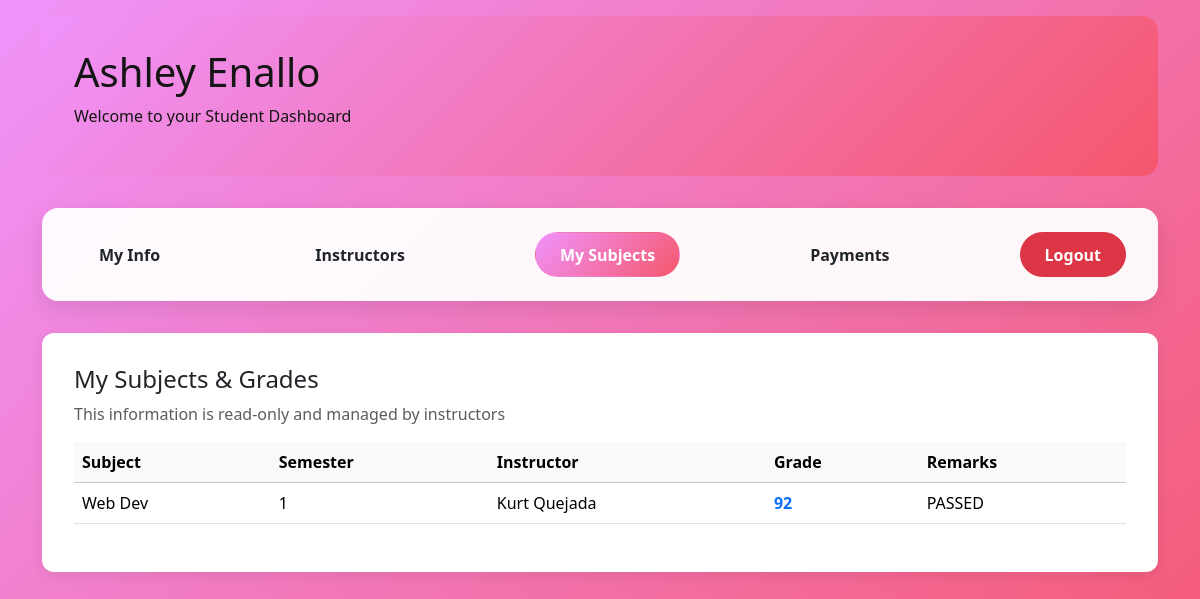
The page /student/subjects/ (signed in) on the database its author committed.
### onlineenrollment/models.py (models this page shows, shortened)
class Student(models.Model):
  user       = models.OneToOneField(User, on_delete=models.CASCADE)
  student_id = models.CharField(max_length=20, unique=True)
  age        = models.PositiveSmallIntegerField()
  gender     = models.CharField(max_length=10)
  address    = models.TextField()

class Grades(models.Model):
  student   = models.ForeignKey(Student, on_delete=models.CASCADE, related_name='grades')
  subjects  = models.CharField(max_length=100)   # mirror of Courses.subjects
  sem_no    = models.IntegerField()
  professor = models.CharField(max_length=100)   # same string as Courses.professor
  grades    = models.IntegerField()
  remarks   = models.CharField(max_length=10)

### onlineenrollment/views.py (the view)
# urls.py: path('student/subjects/', views.student_subjects, name='student_subjects'),
@login_required
def student_subjects(request):
    student = get_object_or_404(Student, user=request.user)
    grades = Grades.objects.filter(student=student)
    context = {'student': student, 'grades': grades}
    return render(request, 'core/subjects.html', context)

### onlineenrollment/templates/core/subjects.html (shortened to what this page needs)
{% extends 'base.html' %}
{% block content %}
<div class="content-card">
    <h4>My Subjects & Grades</h4>
    <p class="text-muted">This information is read-only and managed by instructors</p>
    <table class="table table-hover">
        <thead class="table-light">
            <tr>
                <th>Subject</th>
                <th>Semester</th>
                <th>Instructor</th>
                <th>Grade</th>
                <th>Remarks</th>
            </tr>
        </thead>
        <tbody>
            {% for grade in grades %}
            <tr>
                <td>{{ grade.subjects }}</td>
                <td>{{ grade.sem_no }}</td>
                <td>{{ grade.professor }}</td>
                <td><strong class="text-primary">{{ grade.grades }}</strong></td>
                <td>{{ grade.remarks }}</td>
            </tr>
            {% empty %}
            <tr><td colspan="5" class="text-center">No grades available yet. Enroll in courses first.</td></tr>
            {% endfor %}
        </tbody>
    </table>
</div>
{% endblock %}

### onlineenrollment/templates/base.html (shortened to what this page needs)
<!DOCTYPE html>
<html lang="en">
<head>
    <link href="https://cdn.jsdelivr.net/npm/bootstrap@5.3.2/dist/css/bootstrap.min.css" rel="stylesheet">
</head>
<body>
    <div class="container">
        <div class="dashboard-header">
            <h1>{{ student.user.first_name }} {{ student.user.last_name }}</h1>
            <p>Welcome to your Student Dashboard</p>
        </div>
        <div class="navbar text-center">
            <a href="{% url 'student_dashboard' %}" class="btn nav-btn {% if request.resolver_match.url_name == 'student_dashboard' %}active-nav{% endif %}">My Info</a>
            <a href="{% url 'instructor_list' %}" class="btn nav-btn {% if request.resolver_match.url_name == 'instructor_list' %}active-nav{% endif %}">Instructors</a>
            <a href="{% url 'student_subjects' %}" class="btn nav-btn {% if request.resolver_match.url_name == 'student_subjects' %}active-nav{% endif %}">My Subjects</a>
            <a href="{% url 'student_payment' %}" class="btn nav-btn {% if request.resolver_match.url_name == 'student_payment' %}active-nav{% endif %}">Payments</a>
            <form method="post" action="{% url 'logout' %}" style="display: inline;">
                <button type="submit" class="btn btn-danger nav-btn">Logout</button>
            </form>
        </div>
        {% block content %}{% endblock %}
    </div>
</body>
</html>

### onlineenrollment/templates/base.html (style rules this page uses)
body { background: linear-gradient(135deg, #f093fb 0%, #f5576c 100%); font-family: "Segoe UI", sans-serif; min-height: 100vh; padding: 1rem; }
.navbar { background: rgba(255, 255, 255, 0.95); border-radius: 16px; margin-bottom: 2rem; padding: 1.5rem; box-shadow: 0 8px 25px rgba(0, 0, 0, 0.1); }
.nav-btn { margin: 0 0.5rem; border-radius: 50px; font-weight: 600; padding: 0.6rem 1.5rem; }
.active-nav { background: linear-gradient(135deg, #f093fb 0%, #f5576c 100%) !important; color: white !important; border-color: transparent !important; }
.content-card { background: #fff; border-radius: 12px; box-shadow: 0 4px 15px rgba(0, 0, 0, 0.08); padding: 2rem; margin-bottom: 2rem; }
.dashboard-header { background: linear-gradient(135deg, #f093fb 0%, #f5576c 100%); color: #151515; padding: 2rem; border-radius: 16px; margin-bottom: 2rem; }

### rows shown on the page
Student: user.first_name "Ashley", user.last_name "Enallo"
Grades: subjects "Web Dev", sem_no "1", professor "Kurt Quejada", grades "92", remarks "PASSED"
